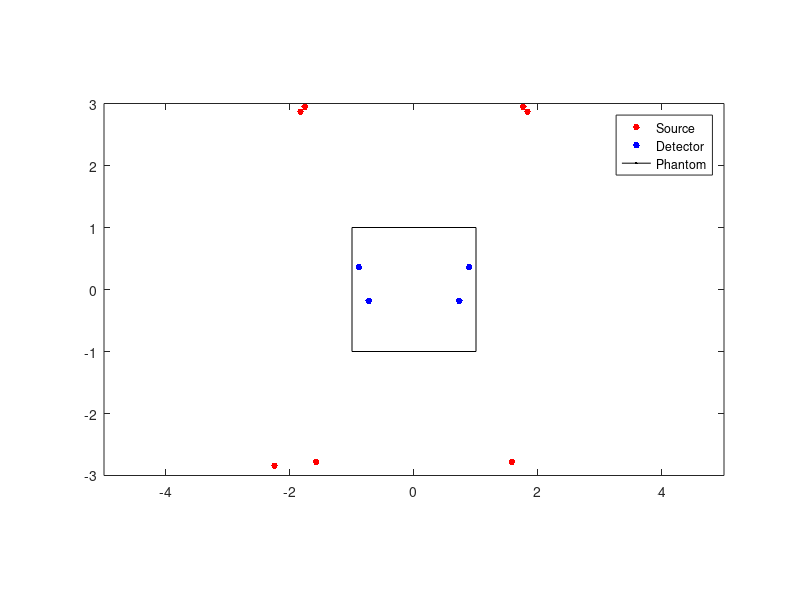

Write MATLAB code to recreate this figure.
clear;

sx = [1.83,-1.83,1.76,-1.76,1.58,-1.58,-2.25];
sy = -[-2.87,-2.87,-2.95,-2.95,2.78,2.78,2.84];

dx = [.89,-.89,.73,-.73];
dy = -[-.36,-.36,.18,.18];

plot(sx,sy,'.r','MarkerSize',15);
hold on 
plot(dx,dy,'.b','MarkerSize',15);
plot(-100,100,'k');
rectangle('Position',[-1 -1 2 2]);
hold off
daspect([1 1 1]);
axis([-5, 5, -3, 3]);
legend('Source','Detector','Phantom');

% Fittest 437
% x: [1.83,-1.83,1.76,-1.76,1.58,-1.58,-2.25,.89,-.89,.73,-.73,];
% y: [-2.87,-2.87,-2.95,-2.95,2.78,2.78,2.84,-.36,-.36,.18,.18,];
% 19.94